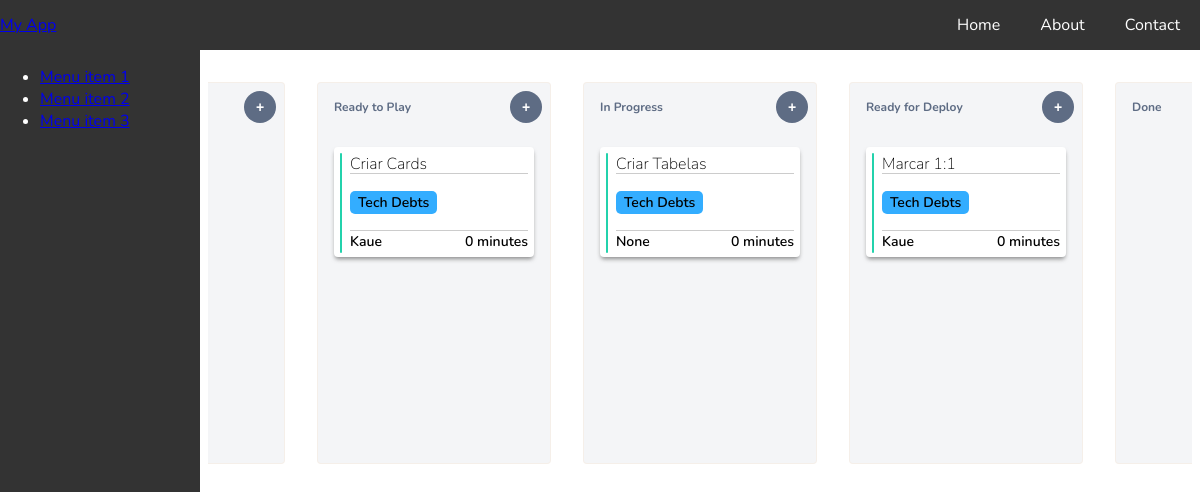
Before: / with the older database file.
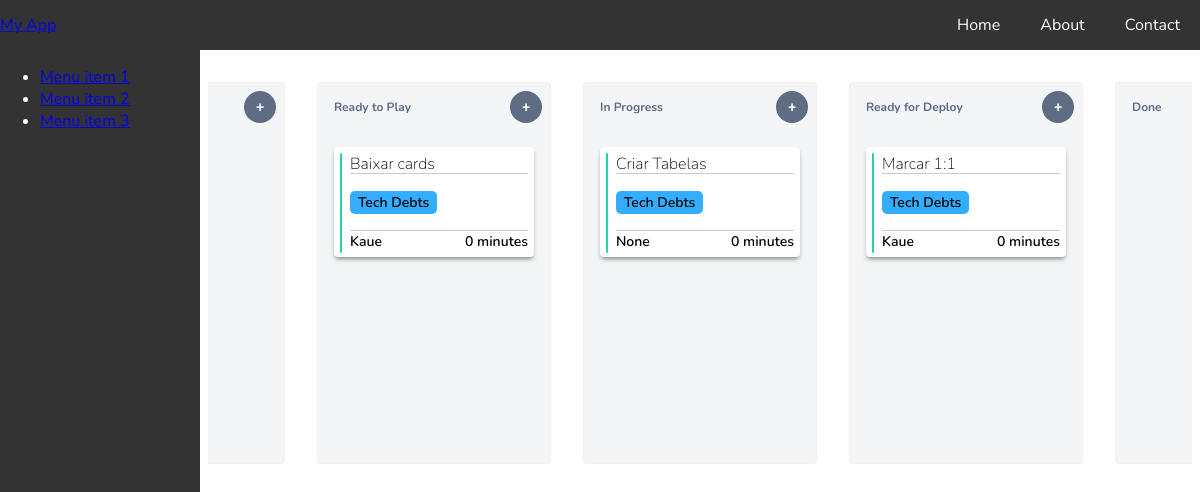
After: the same page with the newer database file.
### core/models.py (models this page shows, shortened)
class Card(models.Model):
    card_id = models.UUIDField(primary_key=True, default=uuid.uuid4, editable=False)
    name = models.CharField(max_length=264, unique=False)
    content = models.TextField(null=True, blank=True)
    creation_date = models.DateField()
    last_modified = models.DateField()
    column = models.CharField(max_length=264, unique=False)
    assignee = models.CharField(max_length=264, unique=False, null=True, blank=True)
    card_type = models.CharField(max_length=264, unique=False)
    epic_link = models.ForeignKey('Epic', on_delete=models.CASCADE, null=True, blank=True)

class Epic(models.Model):
    epic_id = models.UUIDField(primary_key=True, default=uuid.uuid4, editable=False)
    name = models.CharField(max_length=264, unique=True)
    content = models.TextField(null=True, blank=True)
    creation_date = models.DateField()
    last_modified = models.DateField()
    assignee = models.CharField(max_length=264, unique=False, null=True, blank=True)
    def __str__(self):
        return str(self.name)

### core/views.py (the view)
# urls.py: path('', views.index),
def index(request):
    cards = Card.objects.all()
    today = date.today()
    return render(request, 'index.html', {'cards': cards, 'today': today})

### templates/index.html (shortened to what this page needs)
{% extends "base.html" %}
{% block content %}
    <nav>
        {% include "navbar.html" %}
    </nav>
    <aside>
        {% include "sidebar.html" %}
    </aside>
    <main>
        {% include "Kanban.html" %}
    </main>
{% endblock %}

### templates/Kanban.html (shortened to what the changed rows need)
<div class="kanban">
    <div class="boards" >
        <div class="board">
            <div class="dropzone">
                {% for card in cards %}
                    {% if card.column == "ready-to-play"%}
                        <div class="card" draggable="true" data-card-id="{{ card.card_id }}" data-column="{{ card.column }}">
                            <div class="card-right">
                                <div class="card-head">
                                    <div class="content">{{card.name}}</div>
                                </div>
                                <div class="card-body">
                                    <div class="epic-link">{{card.epic_link}}</div>
                                </div>
                                <div class="card-foot">
                                    <div class="assignee">{{card.assignee}}</div>
                                    <div class="days-on-column">
                                        {% if card.last_modified < today %}
                                            {{ today|timesince:card.last_modified }}
                                        {% endif %}
                                    </div>
                                </div>
                            </div>
                        </div>
                    {% endif %}
                {% endfor %}
            </div>
        </div>
    </div>
</div>

Changed rows visible on the page:
changed Card: name "Criar Cards" → "Baixar cards"
